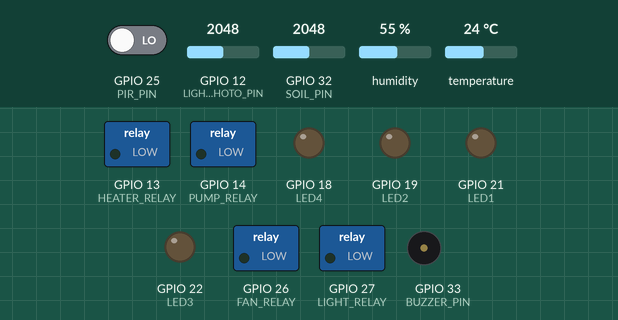
Simulated run of this sketch. Board: ESP32. Parts: switched loads named in the sketch (green lamp = pin HIGH), output pins drawn as LEDs (lit = HIGH), buzzer (waves = sounding). Inputs (shaded band) come from the test bench; at power-on: temperature 24 °C, GPIO 32 (SOIL_PIN) = 2048, GPIO 12 (LIGHT_PHOTO_PIN) = 2048, GPIO 25 (PIR_PIN) LOW, humidity 55 %. What the sketch prints to the serial monitor is not drawn.

Above: at 1.2 s.
1.3 s: temperature set to 20 °C
At 6.1 s:
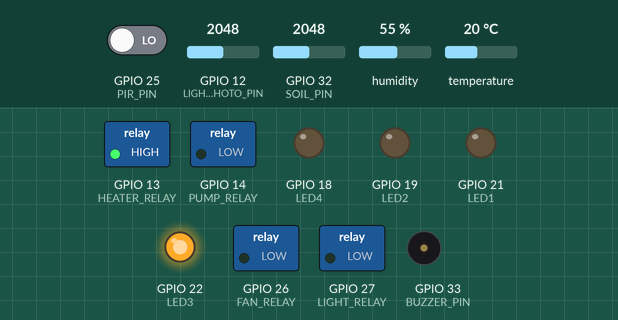
6.6 s: GPIO 32 (SOIL_PIN) set to 1553
11.3 s: GPIO 32 (SOIL_PIN) set to 1469
At 16.1 s:
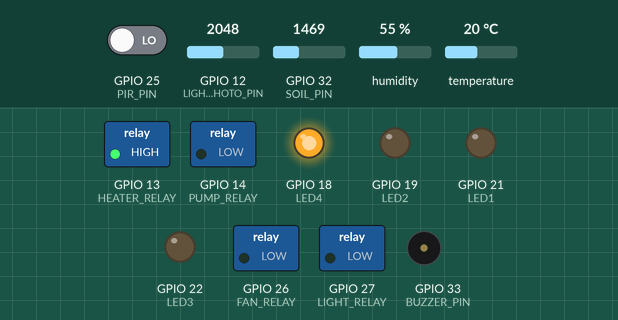
16.6 s: GPIO 12 (LIGHT_PHOTO_PIN) set to 863
21.3 s: GPIO 12 (LIGHT_PHOTO_PIN) set to 762
At 26.1 s:
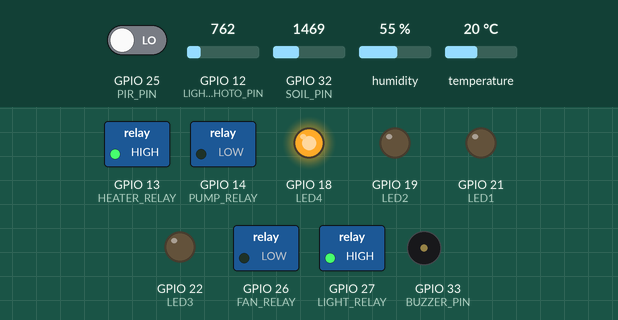
26.6 s: GPIO 25 (PIR_PIN) driven HIGH
At 27.2 s:
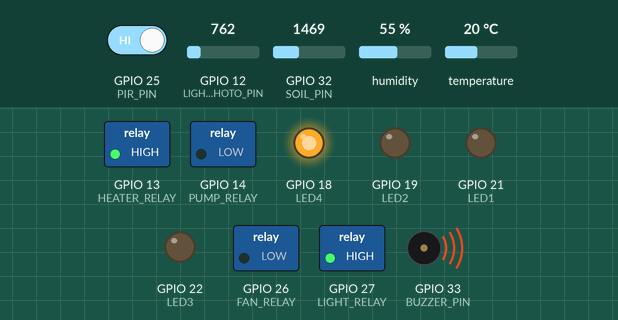
Timing chart, 0 to 29.1 s (numbered marks = the images above; inputs shaded):
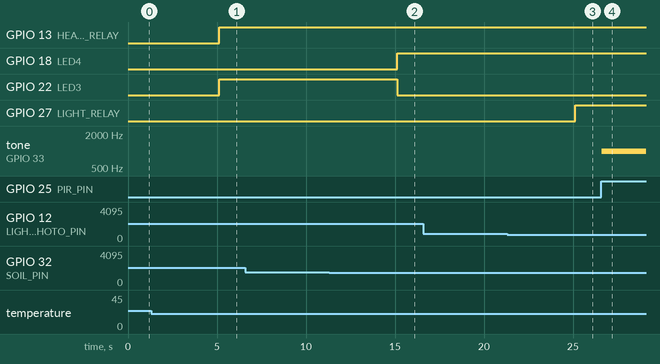

The sketch:

main.ino
```cpp
#include "DHT.h"

#define DHTPIN 4
#define DHTTYPE DHT11

#define PIR_PIN 25
#define SOIL_PIN 32
#define LIGHT_PHOTO_PIN 12   // حساس الضوء للنبات

#define BUZZER_PIN 33

#define FAN_RELAY 26
#define LIGHT_RELAY 27
#define PUMP_RELAY 14
#define HEATER_RELAY 13

#define LED1 21
#define LED2 19
#define LED3 22
#define LED4 18

DHT dht(DHTPIN, DHTTYPE);

// ⏱️ تحديث كل 5 ثواني (مناسب للعرض)
unsigned long lastReadTime = 0;
const long interval = 5000;

// 📊 متوسط القراءات
int getAverage(int pin) {
  long sum = 0;
  for (int i = 0; i < 10; i++) {
    sum += analogRead(pin);
    delay(5);
  }
  return sum / 10;
}

void setup() {
  Serial.begin(115200);
  dht.begin();

  pinMode(PIR_PIN, INPUT);
  pinMode(SOIL_PIN, INPUT);
  pinMode(LIGHT_PHOTO_PIN, INPUT);

  pinMode(BUZZER_PIN, OUTPUT);

  pinMode(FAN_RELAY, OUTPUT);
  pinMode(PUMP_RELAY, OUTPUT);
  pinMode(LIGHT_RELAY, OUTPUT);
  pinMode(HEATER_RELAY, OUTPUT);

  pinMode(LED1, OUTPUT);
  pinMode(LED2, OUTPUT);
  pinMode(LED3, OUTPUT);
  pinMode(LED4, OUTPUT);

  Serial.println("SMART GREENHOUSE SYSTEM STARTED 🌱");
}

void loop() {

  handleSecurity(); // شغال دايمًا

  if (millis() - lastReadTime >= interval) {
    lastReadTime = millis();

    float temp = dht.readTemperature();
    float hum = dht.readHumidity();
    int soil = getAverage(SOIL_PIN);
    int light = getAverage(LIGHT_PHOTO_PIN);

    Serial.println("\n===== SYSTEM DATA =====");

    // ✅ تأكيد قراءة الحساس
    if (isnan(temp) || isnan(hum)) {
      Serial.println("❌ DHT ERROR");
    } else {
      Serial.print("🌡️ Temp: "); Serial.println(temp);
      Serial.print("💧 Humidity: "); Serial.println(hum);
    }

    Serial.print("🌱 Soil: "); Serial.println(soil);
    Serial.print("☀️ Light: "); Serial.println(light);

    controlTemperature(temp);
    controlSoil(soil);
    controlLight(light);
  }
}

// ================= SYSTEM FUNCTIONS =================

// 🌡️ الحرارة → مروحة + سخان
void controlTemperature(float t) {

  if (t > 30) {
    digitalWrite(FAN_RELAY, HIGH);
    digitalWrite(HEATER_RELAY, LOW);
    Serial.println("🔥 Fan ON (Cooling)");
  }
  else if (t < 22) {
    digitalWrite(FAN_RELAY, LOW);
    digitalWrite(HEATER_RELAY, HIGH);
    Serial.println("🔥 Heater ON (Warming)");
  }
  else {
    digitalWrite(FAN_RELAY, LOW);
    digitalWrite(HEATER_RELAY, LOW);
    Serial.println("✅ Temp Stable");
  }
}

// 💧 التربة → مضخة + LEDs
void controlSoil(int soil) {

  digitalWrite(LED1, LOW);
  digitalWrite(LED2, LOW);
  digitalWrite(LED3, LOW);
  digitalWrite(LED4, LOW);

  if (soil > 3000) {
    digitalWrite(LED1, HIGH);
    digitalWrite(PUMP_RELAY, HIGH);
    Serial.println("🚨 Soil VERY DRY → Pump ON");
  }
  else if (soil > 2200) {
    digitalWrite(LED2, HIGH);
    digitalWrite(PUMP_RELAY, LOW);
    Serial.println("⚠️ Soil DRY");
  }
  else if (soil > 1500) {
    digitalWrite(LED3, HIGH);
    digitalWrite(PUMP_RELAY, LOW);
    Serial.println("✅ Soil GOOD");
  }
  else {
    digitalWrite(LED4, HIGH);
    digitalWrite(PUMP_RELAY, LOW);
    Serial.println("💧 Soil WET");
  }
}

// 💡 الضوء → لمبة نمو
void controlLight(int light) {

  if (light < 800) {
    digitalWrite(LIGHT_RELAY, HIGH);
    Serial.println("💡 Grow Light ON");
  } else {
    digitalWrite(LIGHT_RELAY, LOW);
    Serial.println("☀️ Enough Light");
  }
}

// 🚨 الأمان → PIR + Buzzer
void handleSecurity() {

  if (digitalRead(PIR_PIN) == HIGH) {
    tone(BUZZER_PIN, 1000);
    Serial.println("🚨 Motion Detected!");
  } else {
    noTone(BUZZER_PIN);
  }
}
```

Measured:
- the behaviour switches between 22 and 21 °C on temperature (found by bisection; images 0 and 1)
- the behaviour switches between 1501 and 1500 on GPIO 32 (SOIL_PIN) (found by bisection; images 1 and 2)
- the behaviour switches between 800 and 799 on GPIO 12 (LIGHT_PHOTO_PIN) (found by bisection; images 2 and 3)
- after the input at 1.3 s, GPIO 13 (HEATER_RELAY): LOW → HIGH after 3.8 s
- after the input at 11.3 s, GPIO 18 (LED4): LOW → HIGH after 3.8 s; GPIO 22 (LED3): HIGH → LOW after 3.8 s
- after the input at 21.3 s, GPIO 27 (LIGHT_RELAY): LOW → HIGH after 3.8 s
- after the input at 26.6 s, tone on GPIO 33 (BUZZER_PIN): silent → 1000 Hz at once
